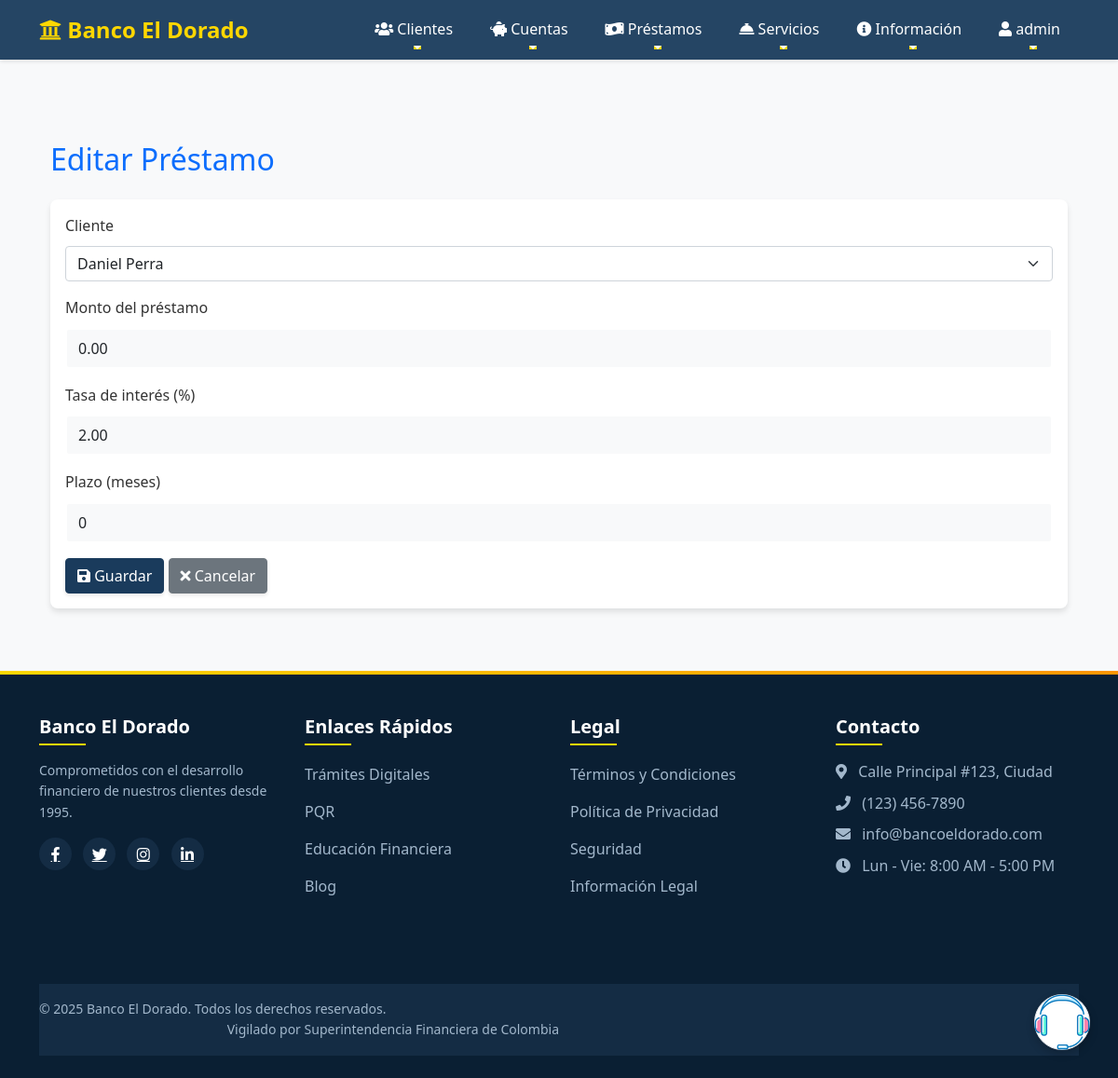
/loans/10/update/ (signed in), run on the app's committed database.
### blog/models.py (models this page shows, shortened)
class Loan(models.Model):
    STATUS_CHOICES = [
        ('PENDING', 'Pendiente'),
        ('ONGOING', 'En Curso'),
        ('PAID', 'Pagado')
    ]
    client = models.ForeignKey(Client, on_delete=models.CASCADE, related_name='loans')
    amount = models.DecimalField(max_digits=10, decimal_places=2)
    interest_rate = models.DecimalField(max_digits=5, decimal_places=2)
    repayment_term = models.IntegerField(help_text="Número de meses para el reembolso")
    created_at = models.DateTimeField(auto_now_add=True)
    updated_at = models.DateTimeField(auto_now=True)
    remaining_balance = models.DecimalField(max_digits=10, decimal_places=2)
    status = models.CharField(max_length=10, choices=STATUS_CHOICES, default='PENDING')

### blog/views.py (the view)
# urls.py: path('loans/<int:id>/update/', views.loan_update, name='loan_update'),
@login_required
def loan_update(request, id):
    loan = get_object_or_404(Loan, id=id)
    if request.method == 'POST':
        form = LoanForm(request.POST, instance=loan)
        if form.is_valid():
            loan = form.save()
            messages.success(request, 'Préstamo actualizado exitosamente.')
            return redirect('blog:loan_detail', id=loan.id)
    else:
        form = LoanForm(instance=loan)
    return render(request, 'loan/loan_form.html', {'form': form})

### blog/forms.py
class LoanForm(forms.ModelForm):
    class Meta:
        model = Loan
        fields = ['client', 'amount', 'interest_rate', 'repayment_term']
        widgets = {
            'client': forms.Select(attrs={'class': 'form-select'}),
            'amount': forms.NumberInput(attrs={'class': 'form-control', 'step': '0.01'}),
            'interest_rate': forms.NumberInput(attrs={'class': 'form-control', 'step': '0.01'}),
            'repayment_term': forms.NumberInput(attrs={'class': 'form-control'}),
        }
        labels = {
            'client': 'Cliente',
            'amount': 'Monto del préstamo',
            'interest_rate': 'Tasa de interés (%)',
            'repayment_term': 'Plazo (meses)',
        }

### blog/models.py (called while the page is built)
    def __str__(self):
        return self.name

### blog/templates/loan/loan_form.html (shortened to what this page needs)
{% extends "base.html" %}
{% block content %}
<div class="container mt-4">
    <h2 class="mb-4 text-primary">{% if form.instance.pk %}Editar{% else %}Crear{% endif %} Préstamo</h2>
    <div class="card">
        <div class="card-body">
            <form method="post">
                {% for field in form %}
                    <div class="mb-3">
                        <label for="{{ field.id_for_label }}" class="form-label">{{ field.label }}</label>
                        {{ field }}
                    </div>
                {% endfor %}
                <button type="submit" class="btn btn-primary">
                    <i class="fas fa-save"></i> Guardar
                </button>
                <a href="{% url 'blog:loan_list' %}" class="btn btn-secondary">
                    <i class="fas fa-times"></i> Cancelar
                </a>
            </form>
        </div>
    </div>
</div>
{% endblock %}

### blog/templates/base.html (shortened to what this page needs)
{% load static %}
<!DOCTYPE html>
<html lang="es">
<head>
    <link href="https://cdn.jsdelivr.net/npm/bootstrap@5.1.3/dist/css/bootstrap.min.css" rel="stylesheet">
    <link rel="stylesheet" href="https://cdnjs.cloudflare.com/ajax/libs/font-awesome/5.15.4/css/all.min.css">
    <link rel="stylesheet" href="https://cdnjs.cloudflare.com/ajax/libs/aos/2.3.4/aos.css" />
</head>
<body>
    <nav class="navbar navbar-expand-lg navbar-dark fixed-top">
        <div class="container">
            <a class="navbar-brand" href="{% url 'blog:home' %}">
                <i class="fas fa-university"></i> Banco El Dorado
            </a>
            <div class="collapse navbar-collapse" id="navbarNav">
                <ul class="navbar-nav ms-auto">
                    {% if user.is_authenticated %}
                        <li class="nav-item dropdown">
                            <a class="nav-link dropdown-toggle" href="#" id="clientesDropdown" role="button" data-bs-toggle="dropdown">
                                <i class="fas fa-users"></i> Clientes
                            </a>
                        </li>
                        <li class="nav-item dropdown">
                            <a class="nav-link dropdown-toggle" href="#" id="cuentasDropdown" role="button" data-bs-toggle="dropdown">
                                <i class="fas fa-piggy-bank"></i> Cuentas
                            </a>
                        </li>
                        <li class="nav-item dropdown">
                            <a class="nav-link dropdown-toggle" href="#" id="prestamosDropdown" role="button" data-bs-toggle="dropdown">
                                <i class="fas fa-money-bill-wave"></i> Préstamos
                            </a>
                        </li>
                        <li class="nav-item dropdown">
                            <a class="nav-link dropdown-toggle" href="#" id="serviciosDropdown" role="button" data-bs-toggle="dropdown">
                                <i class="fas fa-concierge-bell"></i> Servicios
                            </a>
                        </li>
                        <li class="nav-item dropdown">
                            <a class="nav-link dropdown-toggle" href="#" id="infoDropdown" role="button" data-bs-toggle="dropdown">
                                <i class="fas fa-info-circle"></i> Información
                            </a>
                        </li>
                        <li class="nav-item dropdown">
                            <a class="nav-link dropdown-toggle" href="#" id="userDropdown" role="button" data-bs-toggle="dropdown">
                                <i class="fas fa-user"></i> {{ user.username }}
                            </a>
                        </li>
                    {% endif %}
                </ul>
            </div>
        </div>
    </nav>
    <div class="main-container">
        <div class="container">
            <div class="content-wrapper">
                {% block content %}{% endblock %}
            </div>
        </div>
    </div>
    <footer class="footer">
        <div class="container">
            <div class="row py-4">
                <div class="col-lg-3 col-md-6 mb-4 mb-lg-0">
                    <h5 class="text-white mb-3">Banco El Dorado</h5>
                    <p class="small text-white-50">
                        Comprometidos con el desarrollo financiero de nuestros clientes desde 1995.
                    </p>
                    <div class="social-links mt-3">
                        <a href="#" class="me-2 text-white" title="Facebook">
                            <i class="fab fa-facebook-f"></i>
                        </a>
                        <a href="#" class="me-2 text-white" title="Twitter">
                            <i class="fab fa-twitter"></i>
                        </a>
                        <a href="#" class="me-2 text-white" title="Instagram">
                            <i class="fab fa-instagram"></i>
                        </a>
                        <a href="#" class="me-2 text-white" title="LinkedIn">
                            <i class="fab fa-linkedin-in"></i>
                        </a>
                    </div>
                </div>
                <div class="col-lg-3 col-md-6 mb-4 mb-lg-0">
                    <h5 class="text-white mb-3">Enlaces Rápidos</h5>
                    <ul class="list-unstyled">
                        <li class="mb-2">
                            <a href="{% url 'blog:tramites' %}" class="text-white-50 text-decoration-none">Trámites Digitales</a>
                        </li>
                        <li class="mb-2">
                            <a href="{% url 'blog:pqr' %}" class="text-white-50 text-decoration-none">PQR</a>
                        </li>
                        <li class="mb-2">
                            <a href="{% url 'blog:educacion' %}" class="text-white-50 text-decoration-none">Educación Financiera</a>
                        </li>
                        <li class="mb-2">
                            <a href="{% url 'blog:blog' %}" class="text-white-50 text-decoration-none">Blog</a>
                        </li>
                    </ul>
                </div>
                <div class="col-lg-3 col-md-6 mb-4 mb-lg-0">
                    <h5 class="text-white mb-3">Legal</h5>
                    <ul class="list-unstyled">
                        <li class="mb-2">
                            <a href="#" class="text-white-50 text-decoration-none">Términos y Condiciones</a>
                        </li>
                        <li class="mb-2">
                            <a href="#" class="text-white-50 text-decoration-none">Política de Privacidad</a>
                        </li>
                        <li class="mb-2">
                            <a href="#" class="text-white-50 text-decoration-none">Seguridad</a>
                        </li>
                        <li class="mb-2">
                            <a href="#" class="text-white-50 text-decoration-none">Información Legal</a>
                        </li>
                    </ul>
                </div>
                <div class="col-lg-3 col-md-6 mb-4 mb-lg-0">
                    <h5 class="text-white mb-3">Contacto</h5>
                    <ul class="list-unstyled text-white-50">
                        <li class="mb-2">
                            <i class="fas fa-map-marker-alt me-2"></i> Calle Principal #123, Ciudad
                        </li>
                        <li class="mb-2">
                            <i class="fas fa-phone me-2"></i> (123) 456-7890
                        </li>
                        <li class="mb-2">
                            <i class="fas fa-envelope me-2"></i> info@bancoeldorado.com
                        </li>
                        <li class="mb-2">
                            <i class="fas fa-clock me-2"></i> Lun - Vie: 8:00 AM - 5:00 PM
                        </li>
                    </ul>
                </div>
            </div>
            <div class="bottom-footer mt-4">
                <div class="col-md-6 text-center text-md-start">
                    <p class="mb-0 text-white-50 small">
                        &copy; {% now "Y" %} Banco El Dorado. Todos los derechos reservados.
                    </p>
                </div>
                <div class="col-md-6 text-center text-md-end">
                    <p class="mb-0 text-white-50 small">
                        Vigilado por Superintendencia Financiera de Colombia
                    </p>
                </div>
            </div>
        </div>
    </footer>
    <div class="help-button">
        <a href="https://www.userlike.com/umc/#/inbox/81431049" target="_blank" rel="noopener noreferrer">
            <img src="{% static 'images/help.ico' %}" alt="Ayuda" class="w-10 h-10">
        </a>
    </div>
</body>
</html>

### blog/templates/base.html (style rules this page uses)
:root { --primary-color: #1a3b5c; --secondary-color: #ffd700; --accent-color: #ff6b6b; --text-color: #333; --light-bg: #f8f9fa; --dark-bg: #0a1f33; --transition-speed: 0.3s; --box-shadow: 0 4px 6px rgba(0, 0, 0, 0.1); --hover-transform: translateY(-3px); --spacing-unit: 1rem; --footer-bg: #0a1f33; --footer-secondary-bg: #142c44; --footer-text: #ffffff; --footer-text-muted: #a3b8cc; --footer-link-hover: #ffd700; }
body { font-family: 'Segoe UI', Tahoma, Geneva, Verdana, sans-serif; line-height: 1.6; color: var(--text-color); background-color: var(--light-bg); padding-top: 80px; }
.navbar { backdrop-filter: blur(10px); background-color: rgba(26, 59, 92, 0.95) !important; box-shadow: 0 2px 4px rgba(0,0,0,0.1); }
.navbar-brand { color: var(--secondary-color) !important; font-weight: bold; font-size: 1.5rem; }
.nav-link { color: white !important; padding: 0.5rem 1rem !important; margin: 0 0.25rem; transition: all 0.3s ease; position: relative; }
.nav-link::after { content: ''; position: absolute; bottom: 0; left: 50%; width: 0; height: 2px; background: var(--secondary-color); transition: all 0.3s ease; transform: translateX(-50%); }
.main-container { min-height: calc(100vh - 160px); padding: var(--spacing-unit) 0; }
.card { transition: all var(--transition-speed) ease; border: none; box-shadow: var(--box-shadow); margin-bottom: var(--spacing-unit); border-radius: 8px; transform: translateY(0); }
.btn-primary { background-color: var(--primary-color); border-color: var(--primary-color); }
.footer { background-color: var(--footer-bg); color: var(--footer-text); padding: 1.5rem 0; margin-top: auto; position: relative; overflow: hidden; }
.footer::before { content: ''; position: absolute; top: 0; left: 0; right: 0; height: 4px; background: linear-gradient(90deg, var(--secondary-color), #ff9500); }
.footer .text-white-50 { color: var(--footer-text-muted) !important; }
.footer h5 { color: var(--footer-text); font-weight: 600; margin-bottom: 1.5rem; position: relative; padding-bottom: 0.5rem; }
.footer h5::after { content: ''; position: absolute; left: 0; bottom: 0; width: 50px; height: 2px; background: var(--secondary-color); }
.footer .social-links a { display: inline-flex; align-items: center; justify-content: center; width: 35px; height: 35px; background-color: var(--footer-secondary-bg); border-radius: 50%; transition: all 0.3s ease; margin-right: 0.5rem; }
.footer ul li a { color: var(--footer-text-muted); transition: all 0.3s ease; display: inline-block; padding: 0.2rem 0; }
.footer .bottom-footer { background-color: var(--footer-secondary-bg); padding: 1rem 0; margin-top: 2rem; }
.footer .bottom-footer p { margin: 0; color: var(--footer-text-muted); }
.mb-4 { margin-bottom: 1.5rem !important; }
.mt-4 { margin-top: 1.5rem !important; }
.form-control { transition: all 0.3s ease; border: 2px solid transparent; background-color: #f8f9fa; border-radius: 4px; padding: 0.5rem 0.75rem; }
.content-wrapper { padding: 2rem 0; }
.btn { position: relative; overflow: hidden; transition: all 0.3s ease; transform: translateY(0); box-shadow: 0 2px 4px rgba(0,0,0,0.1); }
.btn::after { content: ''; position: absolute; top: 50%; left: 50%; width: 0; height: 0; background: rgba(255,255,255,0.2); border-radius: 50%; transform: translate(-50%, -50%); transition: width 0.6s ease, height 0.6s ease; }
a { transition: all 0.3s ease; }
.help-button { position: fixed; bottom: 30px; right: 30px; background: white; border: 1px solid #e5e7eb; color: var(--primary-color); width: 60px; height: 60px; border-radius: 50%; display: flex; align-items: center; justify-content: center; box-shadow: 0 4px 10px rgba(0,0,0,0.2); cursor: pointer; transition: all 0.3s ease; z-index: 1000; animation: pulse 2s infinite; }

### blog/templates/loan/loan_form.html (style rules this page uses)
.form-control { margin-bottom: 10px; }
select, input { width: 100%; padding: 8px; border: 1px solid #ddd; border-radius: 4px; }

### data on the page
Loan: form "Daniel Perra" "0.00" "2.00" "0"

### other printed values
{{ user.username }} "admin"
{{ field.label }} "Cliente" "Monto del préstamo" "Tasa de interés (%)" "Plazo (meses)"
